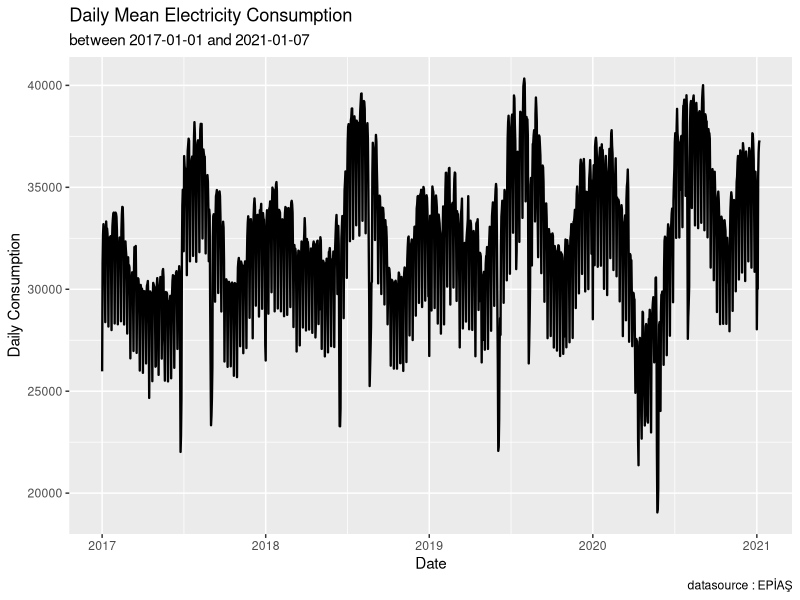
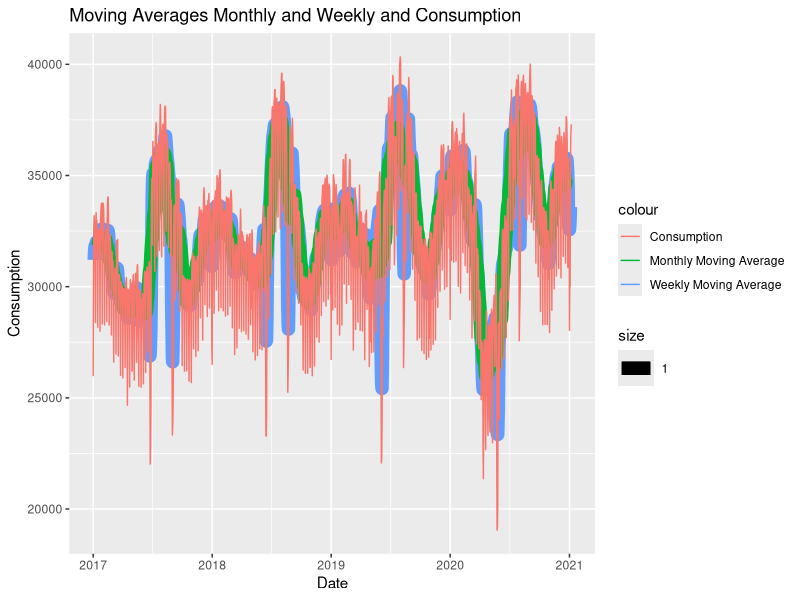
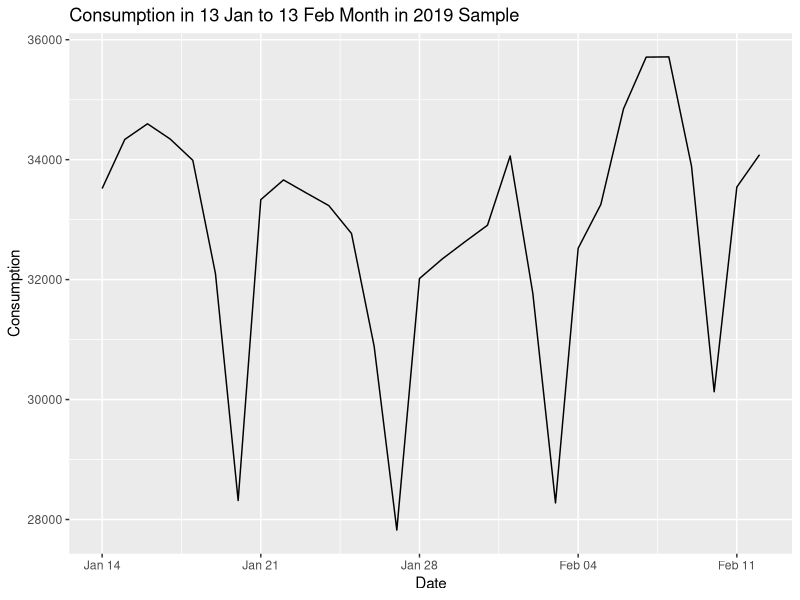
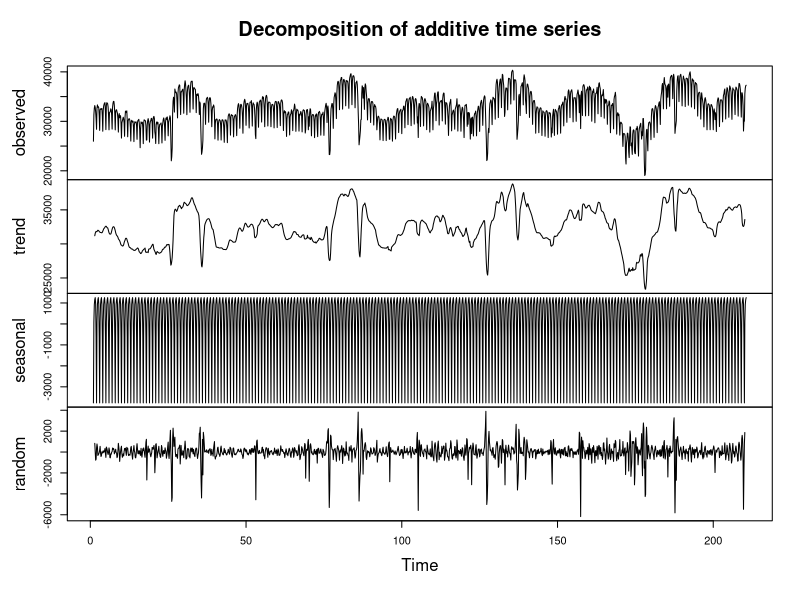
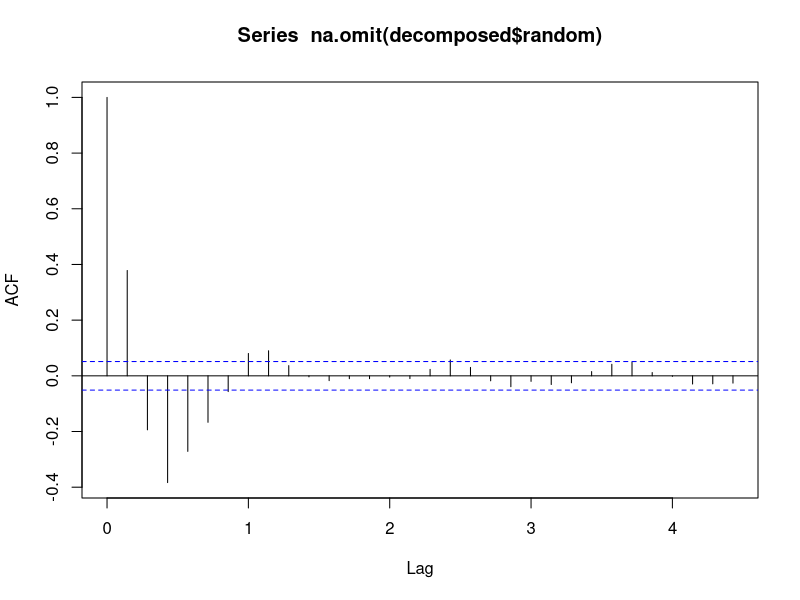
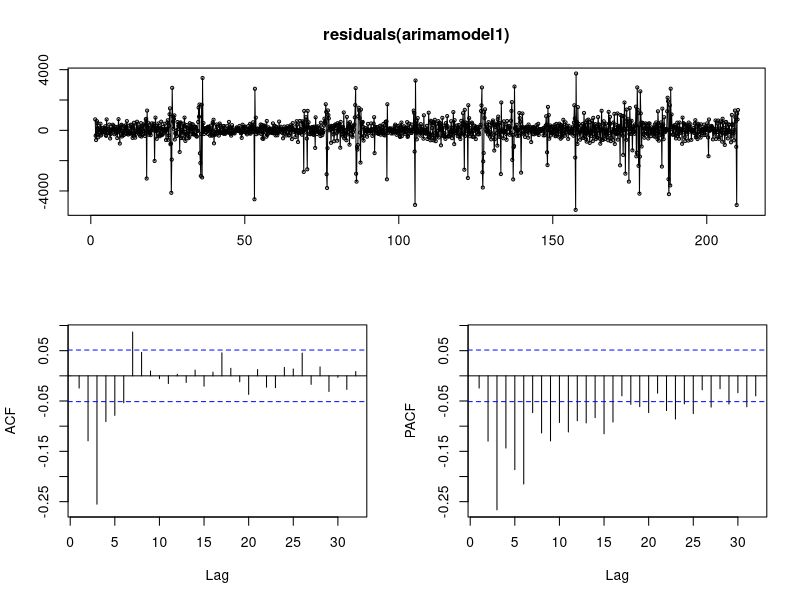
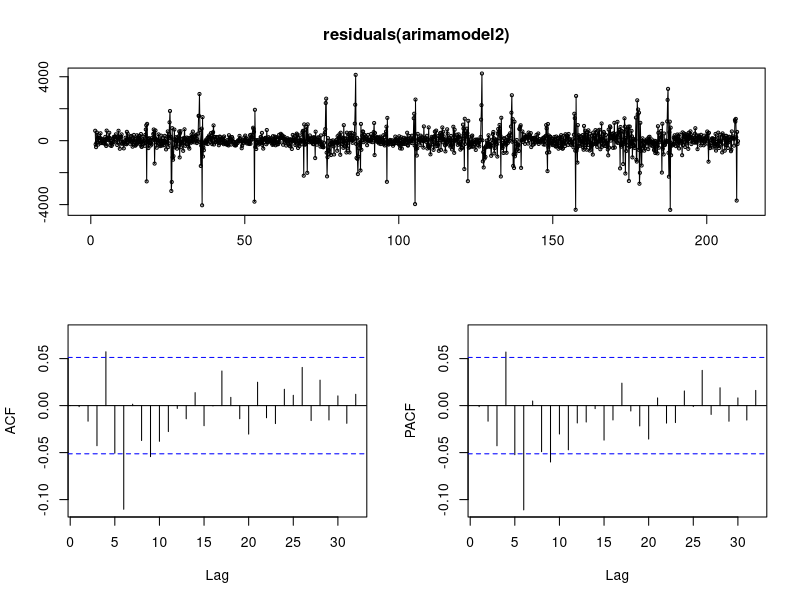
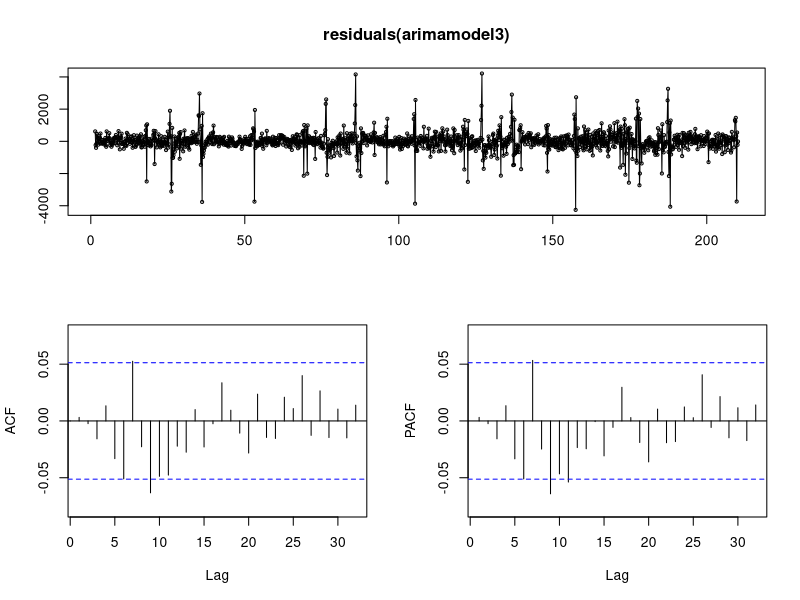

Source code (R) for these figures, in order:
## ---- chunk 1
knitr::opts_chunk$set(echo = TRUE)
## ---- chunk 2
library(data.table)
library(lubridate)
library(zoo)
library(ggplot2)
library(forecast)
library(tseries)
library(urca)
library(stats)
rawdata <- as.data.table(read.delim("projectdata.txt"))
rawdata$Date <- as.Date(rawdata$Date, "%Y-%m-%d")
consump <- rawdata[, list(mean_consumption = mean(Consumption, na.rm=T)),  by = list(Date)]
consump$days <- weekdays(as.Date(consump$Date))
## ---- chunk 3

ggplot(consump, aes(x=consump$Date, y=mean_consumption)) + geom_line(size = 0.8) + 
  labs(x="Date",y="Daily Consumption",title="Daily Mean Electricity Consumption", 
       subtitle = "between 2017-01-01 and 2021-01-07", caption = "datasource : EPİAŞ")
## ---- chunk 4
consump[,consump_7ma := ma(consump$mean_consumption, order = 7)]
consump[,consump_30ma := ma(consump$mean_consumption, order = 30)]
consump[,consump_365ma := ma(consump$mean_consumption, order = 365)]
ggplot() + 
  geom_line(data = consump, aes(x = Date, y = consump_7ma,
                                colour = "Weekly Moving Average", size = 1)) +  
  geom_line(data = consump, aes(x = Date, y = consump_30ma,   
                                colour = "Monthly Moving Average", size = 1))  + 
  geom_line(data = consump, aes(x = Date, y = mean_consumption, colour = "Consumption"))  + 
  labs(y="Consumption",title="Moving Averages Monthly and Weekly and Consumption")

## ---- chunk 5
z <- consump[which(consump$Date > "2019-01-13" & consump$Date < "2019-02-13")]
ggplot(z, aes(x = z$Date, y = z$mean_consumption)) + geom_line() + labs(y="Consumption",x = "Date",title="Consumption in 13 Jan to 13 Feb Month in 2019 Sample")

## ---- chunk 6

de_consump_ts = ts(na.omit(consump$mean_consumption), frequency=7) 
decomposed = decompose(de_consump_ts, type = "additive")
plot(decomposed) 

## ---- chunk 7
unt_test = ur.kpss(decomposed$random) 
summary(unt_test)
## ---- chunk 8
acf(na.omit(decomposed$random))
## ---- chunk 9
forecast_model <- auto.arima(decomposed$random,seasonal = F, trace = T)
## ---- chunk 10
arimamodel1 <- arima(decomposed$random, order = c(0,0,2))
tsdisplay(residuals(arimamodel1))
## ---- chunk 11
arimamodel2 <- arima(decomposed$random, order=c(3,0,2))
tsdisplay(residuals(arimamodel2))
## ---- chunk 12
forecast_model <- auto.arima(decomposed$random, seasonal = T, trace = T)
arimamodel3 <- arima(decomposed$random, order = c(6,0,2))

## ---- chunk 13
tsdisplay(residuals(arimamodel3))
## ---- chunk 14
summary(arimamodel3)
## ---- chunk 15

trend= as.numeric(rep(tail(decomposed$trend[!is.na(decomposed$trend)],1), 14)) 
season= as.numeric(tail(decomposed$seasonal, 14))
prediction_model3 = predict(arimamodel3, n.ahead = 14)$pred + trend + season

actuals <- c(34781.56125,31841.90125,36431.46292,36897.99375,37409.86958,
             38056.0525,38170.38167,35667.34583,32557.95792,38447.88708,
             39723.73333,39960.9225,39791.06708,38902.97375)
dates <- c("2021-01-09","2021-01-10","2021-01-11","2021-01-12","2021-01-13",
           "2021-01-14","2021-01-15","2021-01-16","2021-01-17","2021-01-18",
           "2021-01-19","2021-01-20","2021-01-21","2021-01-22","2021-01-23")
forecasts <- c(34561.42, 32693.09, 29403.98, 33324.29, 34316.86, 34711.27, 34912.08, 34654.69, 33070.91, 29894.57, 33706.48, 34504.60, 34710.06, 34803.66)

n=length(actuals)
error = actuals-forecasts
mean=mean(actuals)
sd=sd(actuals)
bias = sum(error)/sum(actuals)
mape = sum(abs(error/actuals))/n
mad = sum(abs(error))/n
wmape = mad/mean
errorpost <- data.frame(n,mean,sd,bias,mape,mad,wmape)
errorpost
